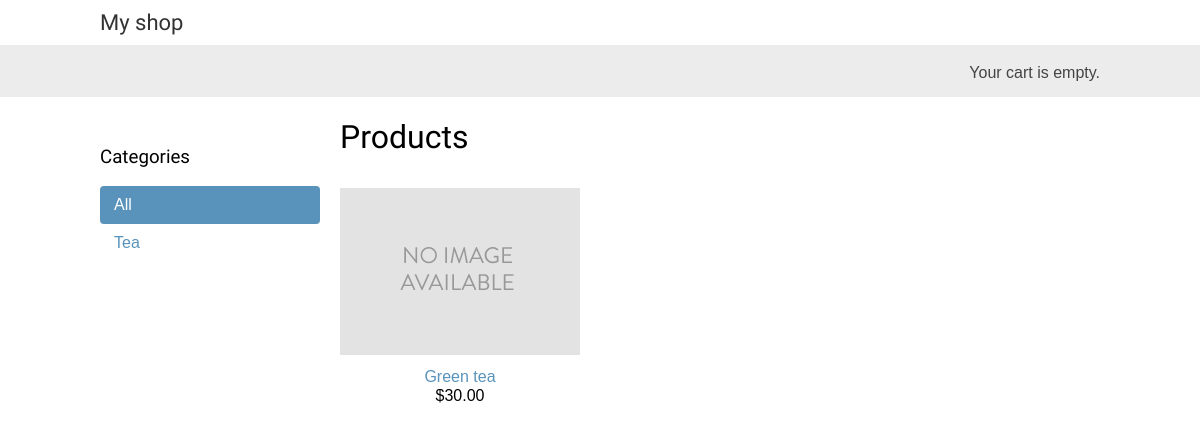
Before: / with the older database file.
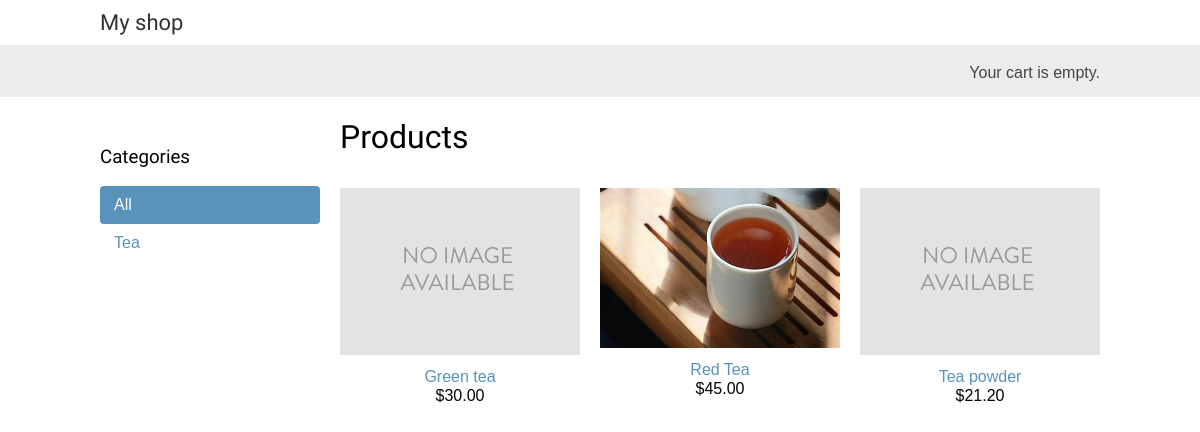
After: the same page with the newer database file.
### shop/models.py (models this page shows, shortened)
class Category(models.Model):
    name=models.CharField(max_length=200)
    slug=models.SlugField(max_length=200,unique=True)
    class Meta:
        ordering=['name']
        indexes=[
            models.Index(fields=['name']),
        ]
        verbose_name='category'
        verbose_name_plural='categories'
    def get_absolute_url(self):
        return reverse("shop:product_list_by_category",args=[self.slug])

class Product(models.Model):
    category=models.ForeignKey(Category,
                               related_name='product',
                               on_delete=models.CASCADE)
    name= models.CharField(max_length=200)
    slug=models.SlugField(max_length=200)
    image=models.ImageField(upload_to='product/%Y/%m/%d',blank=True)
    description=models.TextField(blank=True)
    price=models.DecimalField(max_digits=10,decimal_places=2)
    available=models.BooleanField(default=True)
    created=models.DateField(auto_now_add=True)
    updated=models.DateField(auto_now=True)
    class Meta:
        ordering=['name']
        indexes=[
            models.Index(fields=['id','slug']),
            models.Index(fields=['name']),
            models.Index(fields=['-created']),
        ]
    def get_absolute_url(self):
        return reverse("shop:product_detail", args=[self.id,self.slug])

### shop/views.py (the view)
# urls.py: path('',views.product_list,name='product_list'),
def product_list(request,category_slug=None):
    category=None
    categories=Category.objects.all()
    products=Product.objects.filter(available=True)
    if category_slug:
        category=get_object_or_404(Category,slug=category_slug)
        products=products.filter(category=category )
    return render(request,'shop/product/list.html',{'category':category,'categories':categories,'products':products})

### shop/templates/shop/product/list.html (shortened to what this page needs)
{% extends "shop/base.html" %}
{% load static %}
{% block content %}
 <div id="sidebar">
 <h3>Categories</h3>
 <ul>
 <li {% if not category %}class="selected"{% endif %}>
 <a href="{% url "shop:product_list" %}">All</a>
 </li>
 {% for c in categories %}
 <li >
 <a href="{{ c.get_absolute_url }}">{{ c.name }}</a>
 </li>
 {% endfor %}
 </ul>
 </div>
 <div id="main" class="product-list">
 <h1>{% if category %}{{ category.name }}{% else %}Products{% endif %}</h1>
 {% for product in products %}
 <div class="item">
 <a href="{{ product.get_absolute_url }}">
 <img src="{% if product.image %}{{ product.image.url }}{% else %}{% static "img/no_image.png" %}{% endif %}">
 </a>
 <a href="{{ product.get_absolute_url }}">{{ product.name }}</a>
 <br>
 ${{ product.price }}
 </div>
 {% endfor %}
 </div>
{% endblock %}

### shop/templates/shop/base.html (shortened to what this page needs)
{% load static %}
<!DOCTYPE html>
<html>
 <head>
 <link href="{% static "css/base.css" %}" rel="stylesheet">
 </head>
 <body>
 <div id="header">
 <a href="/" class="logo">My shop</a>
 </div>
 <div id="subheader">
 <div class="cart">
 Your cart is empty.
 </div>
 </div>
 <div id="content">
 {% block content %}
 {% endblock %}
 </div>
 </body>
</html>

### shop/static/css/base.css (style rules this page uses)
body { margin:0; padding:0; font-family:helvetica, sans-serif; }
h1, h2, h3, h4, h5 , h6 { font-family: 'Ubuntu', sans-serif; font-weight:normal; }
a { text-decoration:none; color:#5993bb; }
#header { padding:10px 100px; font-size:18px; overflow:auto; }
#subheader { background:#ececec; color:#444; padding:15px 100px; overflow:auto; }
#header .logo { font-family: 'Ubuntu', sans-serif; float:left; color:#333; font-size:22px; margin-right:10%; }
#subheader .cart { float:right; padding-top:4px; }
#content { padding:0 100px; overflow:hidden; }
#sidebar { width:220px; padding:30px 20px 0 0; float:left; }
#sidebar ul { margin:0; padding:0; }
#sidebar ul li { margin:0; list-style:none; padding:10px 14px; }
#sidebar ul li a { display:block; }
#sidebar ul li.selected { background:#5993bb; border-radius:4px; }
#sidebar ul li.selected a { color:#fff; }
#main { float:left; width: 96%; margin-right:-220px; overflow:hidden; }
.product-list .item { width:25%; padding:10px 20px 10px 0; float:left; text-align:center; line-height:1.2; }
.product-list .item img { width:100%; margin-bottom:8px; }

Changed rows visible on the page:
added Product: image (picture), name "Red Tea", price "45.00"
added Product: name "Tea powder", price "21.20"
